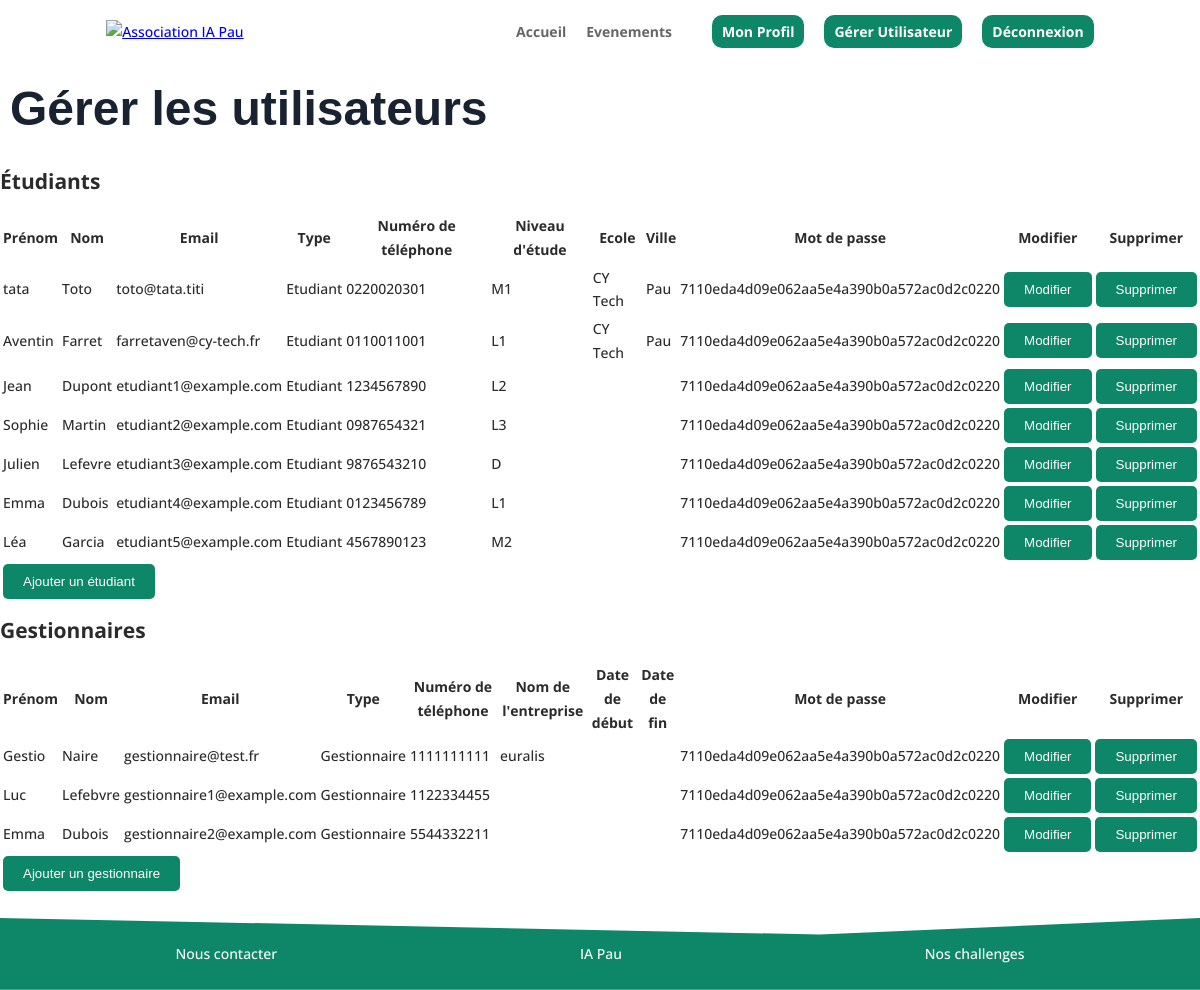
Screenshot of /?page=gererUtilisateur (signed in) with the database file from the repository.
### tables this page shows
CREATE TABLE Utilisateur(
    idUtilisateur int NOT NULL AUTO_INCREMENT,
    email varchar(64) NOT NULL,
    motDePasse varchar(255) NOT NULL,
    type varchar(30) NOT NULL,
    nomUtilisateur varchar(30) NOT NULL,
    prenomUtilisateur varchar(30) NOT NULL,
    numeroTel char(10) NOT NULL,
    niveauEtude varchar(2),
    ecole varchar(30),
    ville varchar(30),
    nomEntreprise varchar(30),
    dateDebutUtilisateur date,
    dateFinUtilisateur date,
    PRIMARY KEY (idUtilisateur),
 
    UNIQUE (email),
    CONSTRAINT check_numerotel CHECK (numeroTel REGEXP '^[0-9]{10}$'),
    CONSTRAINT check_niveauEtude CHECK (niveauEtude IN ('','L1', 'L2', 'L3', 'M1', 'M2', 'D')),
    CONSTRAINT check_type CHECK (type IN ('Etudiant', 'Gestionnaire', 'Administrateur'))
);

### action/bdd.php (called while the page is built, shortened)
<?php
require_once('database_login.php');
function connect()
{
    $connexion = null;
    global $username;
    global $password;
    global $bddname;
    global $port;
    try {
        $connexion = new PDO(
            'mysql:host=localhost;dbname=' . $bddname . ';charset=utf8' . ';port=' . $port,
            $username,
            $password
        );
    } catch (Exception $e) {
        die('Erreur : ' . $e->getMessage());
    }
    return $connexion;
}
function getUser($mail)
{
    try {
        $conn = connect();
        $sqlQuery = "SELECT * FROM Utilisateur WHERE email LIKE :email";
        $statement = $conn->prepare($sqlQuery);
        $statement->bindParam(':email', $mail);
        $statement->execute();
        $result = $statement->fetchAll();
        return $result;
    } catch (Exception $e) {
        die('Erreur : ' . $e->getMessage());
    }
}
function getAllUsers()
{
    try {
        $conn = connect();
        $sqlQuery = "SELECT email, motDePasse,type, nomUtilisateur, prenomUtilisateur, numeroTel, niveauEtude, ecole, ville, nomEntreprise, dateDebutUtilisateur, dateFinUtilisateur FROM Utilisateur WHERE type LIKE 'Etudiant' OR type LIKE 'Gestionnaire'";
        $statement = $conn->prepare($sqlQuery);
        $statement->execute();
        $result = $statement->fetchAll();
        return $result;
    } catch (Exception $e) {
        die('Erreur : ' . $e->getMessage());
    }
}
?>

### pages/gererUtilisateur.php (the view)
<?php
if (isset($_SESSION['email'])) {
    $infos = getAllUsers();
    ?>
    <div>
        <h1>Gérer les utilisateurs</h1>
    </div>
    <div class="tableau">
        <h2>Étudiants</h2>
        <table id="tableauEtudiants">
            <tr>
                <th>Prénom</th>
                <th>Nom</th>
                <th>Email</th>
                <th>Type</th>
                <th>Numéro de téléphone</th>
                <th>Niveau d'étude</th>
                <th>Ecole</th>
                <th>Ville</th>
                <th>Mot de passe</th>
                <th>Modifier</th>
                <th>Supprimer</th>
            </tr>
            <?php
            $etudiants = array_filter($infos, function ($info) {
                return $info['type'] === 'Etudiant';
            });
            foreach ($etudiants as $info) {
                echo "<tr>";
                echo "<td>" . $info['prenomUtilisateur'] . "</td>";
                echo "<td>" . $info['nomUtilisateur'] . "</td>";
                echo "<td>" . $info['email'] . "</td>";
                echo "<td>" . $info['type'] . "</td>";
                echo "<td>" . $info['numeroTel'] . "</td>";
                echo "<td>" . $info['niveauEtude'] . "</td>";
                echo "<td>" . $info['ecole'] . "</td>";
                echo "<td>" . $info['ville'] . "</td>";
                echo "<td>" . $info['motDePasse'] . "</td>";
                echo "<td><button class='modifier-btn' data-email='" . $info['email'] . "' onclick='toggleEditEtudiant(this)'>Modifier</button></td>";
                echo "<td><button class='modifier-btn' data-email='" . $info['email'] . "' onclick='supprimerUtilisateur(this)'>Supprimer</button></td>";
                echo "</tr>";
            }
            ?>
            <tr>
                <td colspan="11"><button id="ajouter-btn1" onclick="ajouterEtudiant()">Ajouter un étudiant</button></td>
            </tr>
        </table>
        <h2>Gestionnaires</h2>
        <table id="tableauGestionnaire">
            <tr>
                <th>Prénom</th>
                <th>Nom</th>
                <th>Email</th>
                <th>Type</th>
                <th>Numéro de téléphone</th>
                <th>Nom de l'entreprise</th>
                <th>Date de début</th>
                <th>Date de fin</th>
                <th>Mot de passe</th>
                <th>Modifier</th>
                <th>Supprimer</th>
            </tr>
            <?php
            $gestionnaires = array_filter($infos, function ($info) {
                return $info['type'] === 'Gestionnaire';
            });
            foreach ($gestionnaires as $info) {
                echo "<tr>";
                echo "<td>" . $info['prenomUtilisateur'] . "</td>";
                echo "<td>" . $info['nomUtilisateur'] . "</td>";
                echo "<td>" . $info['email'] . "</td>";
                echo "<td>" . $info['type'] . "</td>";
                echo "<td>" . $info['numeroTel'] . "</td>";
                echo "<td>" . $info['nomEntreprise'] . "</td>";
                echo "<td>" . $info['dateDebutUtilisateur'] . "</td>";
                echo "<td>" . $info['dateFinUtilisateur'] . "</td>";
                echo "<td>" . $info['motDePasse'] . "</td>";
                echo "<td><button class='modifier-btn' data-email='" . $info['email'] . "' onclick='toggleEditGestionnaire(this)'>Modifier</button></td>";
                echo "<td><button class='modifier-btn' data-email='" . $info['email'] . "' onclick='supprimerUtilisateur(this)'>Supprimer</button></td>";
                echo "</tr>";
            }
            ?>
            <tr>
                <td colspan="11"><button id="ajouter-btn2" onclick="ajouterGestionnaire()">Ajouter un gestionnaire</button></td>
            </tr>
        </table>
    </div>
    <?php
} else {
    echo 'error';
}
?>

### index.php (shortened to what this page needs)
<?php
include "action/database_login.php";
include "action/bdd.php";
include "action/router.php";
?>
<!DOCTYPE html>
<html lang="fr">
    <head>
        <link rel="stylesheet" href="styles/global.css" />
        <link rel="stylesheet" href="styles/component/header.css" />
        <link rel="stylesheet" href="styles/component/footer.css" />
        <link rel="stylesheet" href="styles/component/accueil.css" />
        <link rel="stylesheet" href="styles/component/profil.css" />
        <link rel="stylesheet" href="styles/component/form.css" />
    </head>
    <body>
        <div id="app">
            <div id="header">
                <?php include "component/header.php"; ?>
            </div>
            <div id="middle">
                <div id="content">
                    <?php
                    router::set_page();
                    ?>
                </div>
            </div>
            <div id="footer">
                <?php include "component/footer.php"; ?>
            </div>
        </div>
    </body>
</html>

### component/header.php
<header>
    <a class="logo" href="/?page=accueil">
        <img src="http://iapau.org/wp-content/uploads/2021/05/iapau_round.png" alt="Association IA Pau" id="logo">
    </a>
	<div id="nav">
        <ul>
            <li>
                <a href="/?page=accueil">Accueil</a>
            </li>
            <li>
                <a href="/?page=evenements">Evenements</a>
            </li>
            <li>
        <?php if (isset($_SESSION['email'])) {
            $infos = getUser($_SESSION['email']);
            if ($infos[0]['type'] == "Etudiant") {
            ?>
            <li class="buttonC"><a href="/?page=profilEtudiant">Mon Profil </a></li>
            <?php
            } else if ($infos[0]['type'] == "Gestionnaire") {
            ?>
            <li class="buttonC"><a href="/?page=profilGestionnaire">Mon Profil </a></li>
            <?php
            } else if ($infos[0]['type'] == "Administrateur") {
            ?>
            <li class="buttonC"><a href="/?page=profilAdmin">Mon Profil </a></li>
            <li class="buttonC"><a href="/?page=gererUtilisateur">Gérer Utilisateur </a></li>
            <?php } ?>
            <li class="buttonC"><a href="../action/logout.php">Déconnexion </a> </li>
        <?php } else { ?>
            <li class="buttonC" ><a href="/?page=connexion">Connexion</a></li>
            <li class="buttonC" ><a href="/?page=inscription">S'inscrire</a></li>
        <?php } ?>
            </li>
        </ul>
    </div>
</header>

### action/router.php (shortened to what this page needs)
<?php
class router
{
    public static function set_page(): bool
    {
        $pages = $_GET["page"];
        if (is_file("pages/".$pages.".php")){
            include "pages/".$pages.".php";
            return true;
        }
        else {
            include "pages/404.php";
            return false;
        }
    }
}

### component/footer.php
<footer>
    <div>
        <a href="https://iapau.org/contact/">Nous contacter</a>
    </div>
    <div>
        <a href="https://iapau.org">IA Pau</a>
    </div>
    <div>
        <a href="/?page=evenements">Nos challenges</a>
    </div>
</footer>

### styles/global.css (style rules this page uses)
body { position: relative; margin: 0; padding-bottom: 6rem; min-height: 100%; font-family: Open Sans,Arial,sans-serif; font-size: 14px; color: #2b2b2b; line-height: 1.7em; font-weight: 500; background-color: rgb(255, 255, 255); }
html { height: 100%; box-sizing: border-box; }
*, *:before, *:after { box-sizing: inherit; }
#content { margin: 0 auto; margin-top: 80px; width: 100%; }
#content h1 { margin-top: 30px; margin-left: 10px; font-family: 'Ubuntu',Helvetica,Arial,Lucida,sans-serif; font-weight: 700; font-size: 48px; color: #192231; line-height: 1.2em; }
article, aside, footer, header, hgroup, nav, section { display: block; }
button { background-color: #0e8769; color: white; border-radius: 5px; padding: 10px 20px; border: none; transition: color 0.3s ease; font-family: 'Ubuntu',Helvetica,Arial,Lucida,sans-serif !important; cursor: pointer; }

### styles/component/header.css (style rules this page uses)
#logo { transition: 1.2s; width: 50px; height: 50px; }
#header { box-shadow: none; overflow: hidden; background-color: #ffffff; position: fixed; top: 0; left: 0; width: 100%; transition: 0.4s; z-index: 20; padding: 20px 0 5px 0; }
header { display: flex; align-items: center; justify-content: space-around; }
.logo img { width: 80px; height: auto; }
#nav ul { list-style: none; display: flex; align-items: center; margin: 0 ; }
#nav ul li { margin-left: 20px; }
#nav ul li a { color: #666666; text-decoration: none; font-weight: bold; transition: color 0.3s ease; }
.buttonC a { padding: 7px 10px; background-color: #0e8769; color: #fff !important; text-decoration: none; border-radius: 10px; }

### styles/component/footer.css (style rules this page uses)
#footer { clip-path: polygon(68.3% 23%, 100% 0%, 100% 100%, 0% 100%, 0% 0%); position: absolute; right: 0; bottom: 0; left: 0; padding: 1.5rem; background-color: #0e8769; text-align: center; }
footer { background-color: #0e8769 !important; display: flex; justify-content: space-around; }
footer a { color: white; text-decoration: none; }

### rows the page displays
utilisateur: prenomUtilisateur "tata", nomUtilisateur "Toto", email "toto@tata.titi", type "Etudiant", numeroTel "0220020301", niveauEtude "M1", ecole "CY Tech", ville "Pau", motDePasse "7110eda4d09e062aa5e4a390b0a572ac0d2c0220"
utilisateur: prenomUtilisateur "Aventin", nomUtilisateur "Farret", email "farretaven@cy-tech.fr", type "Etudiant", numeroTel "0110011001", niveauEtude "L1", ecole "CY Tech", ville "Pau", motDePasse "7110eda4d09e062aa5e4a390b0a572ac0d2c0220"
utilisateur: prenomUtilisateur "Jean", nomUtilisateur "Dupont", email "etudiant1@example.com", type "Etudiant", numeroTel "1234567890", niveauEtude "L2", motDePasse "7110eda4d09e062aa5e4a390b0a572ac0d2c0220"
utilisateur: prenomUtilisateur "Sophie", nomUtilisateur "Martin", email "etudiant2@example.com", type "Etudiant", numeroTel "0987654321", niveauEtude "L3", motDePasse "7110eda4d09e062aa5e4a390b0a572ac0d2c0220"
utilisateur: prenomUtilisateur "Julien", nomUtilisateur "Lefevre", email "etudiant3@example.com", type "Etudiant", numeroTel "9876543210", niveauEtude "D", motDePasse "7110eda4d09e062aa5e4a390b0a572ac0d2c0220"
utilisateur: prenomUtilisateur "Emma", nomUtilisateur "Dubois", email "etudiant4@example.com", type "Etudiant", numeroTel "0123456789", niveauEtude "L1", motDePasse "7110eda4d09e062aa5e4a390b0a572ac0d2c0220"
utilisateur: prenomUtilisateur "Léa", nomUtilisateur "Garcia", email "etudiant5@example.com", type "Etudiant", numeroTel "4567890123", niveauEtude "M2", motDePasse "7110eda4d09e062aa5e4a390b0a572ac0d2c0220"
utilisateur: prenomUtilisateur "Gestio", nomUtilisateur "Naire", email "gestionnaire@test.fr", type "Gestionnaire", numeroTel "1111111111", nomEntreprise "euralis", motDePasse "7110eda4d09e062aa5e4a390b0a572ac0d2c0220"
utilisateur: prenomUtilisateur "Luc", nomUtilisateur "Lefebvre", email "gestionnaire1@example.com", type "Gestionnaire", numeroTel "1122334455", motDePasse "7110eda4d09e062aa5e4a390b0a572ac0d2c0220"
utilisateur: prenomUtilisateur "Emma", nomUtilisateur "Dubois", email "gestionnaire2@example.com", type "Gestionnaire", numeroTel "5544332211", motDePasse "7110eda4d09e062aa5e4a390b0a572ac0d2c0220"
